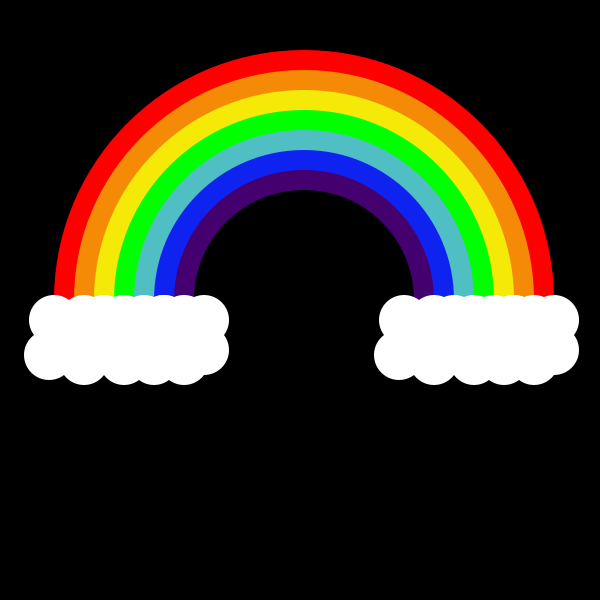
Frame 1 (no input)
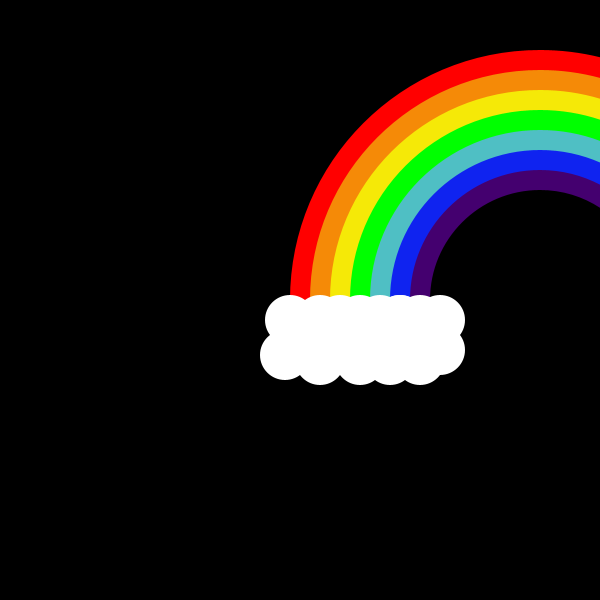
Frame 60 (the mouse pressed at the canvas centre just before this capture)
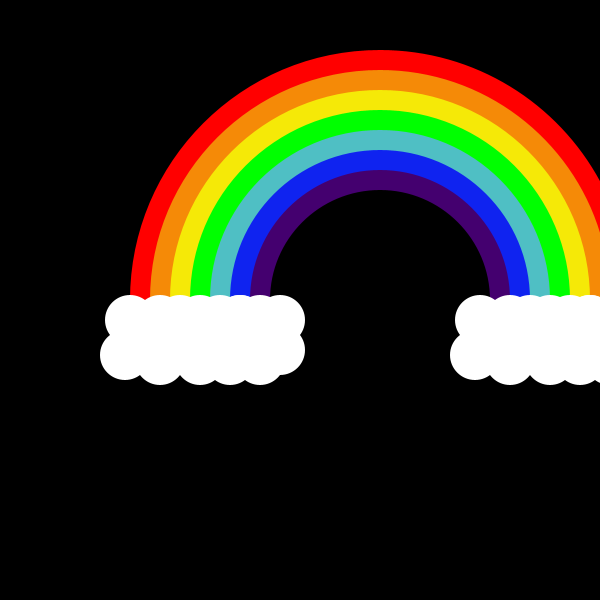
Frame 120 (the mouse held since frame 60 and released just before this capture)

The Processing sketch that drew these frames (run headless with seeded random() and noise(); from frame 60 on, the mouse is pressed at the canvas centre):

// Processing sketch: processing_94839
// ── processing_94839.pde

int x=0;
int y=0;
int z=0;

void setup(){
 size(600,600);
background(0); 
noStroke();
}

void draw(){
background(0);
x=(x+4)%400;//Moving the x
  
  
fill(255,0,0);
ellipse(300+x,300,500,500);
fill(245,138,7);
ellipse(300+x,300,460,460);
fill(245,233,7);
ellipse(300+x,300,420,420);
fill(0,255,0);
ellipse(300+x,300,380,380);
fill(79,191,196);
ellipse(300+x,300,340,340);
fill(15,35,240);
ellipse(300+x,300,300,300);
fill(68,0,111);
ellipse(300+x,300,260,260);

fill(0);
rect(50+x,300,500,450);
ellipse(300+x,300,220,220);

fill(255);
ellipse(50+x,320,50,50);
ellipse(45+x,355,50,50);
ellipse(80+x,350,50,50);
ellipse(80+x,320,50,50);
ellipse(80+x,360,50,50);
ellipse(100+x,320,50,50);
ellipse(120+x,320,50,50);
ellipse(140+x,320,50,50);
ellipse(160+x,320,50,50);
ellipse(180+x,320,50,50);
ellipse(200+x,320,50,50);
ellipse(180+x,350,50,50);
ellipse(200+x,350,50,50);
ellipse(160+x,320,50,50);
ellipse(170+x,350,50,50);
ellipse(150+x,360,50,50);
ellipse(120+x,360,50,50);
ellipse(180+x,360,50,50);



ellipse(50+350+x,320,50,50);
ellipse(45+350+x,355,50,50);
ellipse(80+350+x,350,50,50);
ellipse(80+350+x,320,50,50);
ellipse(80+350+x,360,50,50);
ellipse(100+350+x,320,50,50);
ellipse(120+350+x,320,50,50);
ellipse(140+350+x,320,50,50);
ellipse(160+350+x,320,50,50);
ellipse(180+350+x,320,50,50);
ellipse(200+350+x,320,50,50);
ellipse(180+350+x,350,50,50);
ellipse(200+350+x,350,50,50);
ellipse(160+350+x,320,50,50);
ellipse(170+350+x,350,50,50);
ellipse(150+350+x,360,50,50);
ellipse(120+350+x,360,50,50);
ellipse(180+350+x,360,50,50);



}
